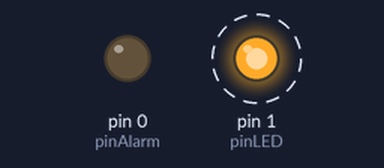
A sketch run on a simulated Arduino Uno, built with avr-gcc and run on an emulated ATmega328P. On the bench: output pins drawn as LEDs (lit = HIGH). Dashed ring = blinking.

Above: at 0.1 s.
Timing chart, 0 to 40.0 s (numbered marks = the images above):
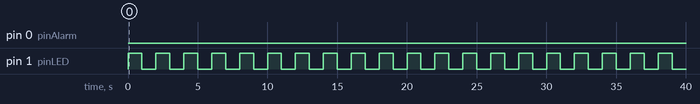

Measured:
- by itself, pin 1 (pinLED): alternates HIGH for 1.0 s and LOW for 1.0 s

The sketch:

LockAlarm.ino
```cpp
const uint8_t alarmStart  = 60;
const uint8_t alarmEnd = 120;

const uint8_t pinAlarm = 0;
const uint8_t pinLED = 1;

uint16_t count;

void setup() {
  pinMode(pinAlarm, OUTPUT);
  digitalWrite(pinAlarm, LOW);

  pinMode(pinLED, OUTPUT);
  digitalWrite(pinLED, LOW);

  count = 0;
}

void loop() {
  bool ringAlarm = (alarmStart <= count) && (count < alarmEnd);
  digitalWrite(pinAlarm, ringAlarm ? HIGH : LOW);

  bool ledOn = !ringAlarm && !(count & 1);
  digitalWrite(pinLED, ledOn ? HIGH : LOW);

  delay(1000);

  count++;
}
```
